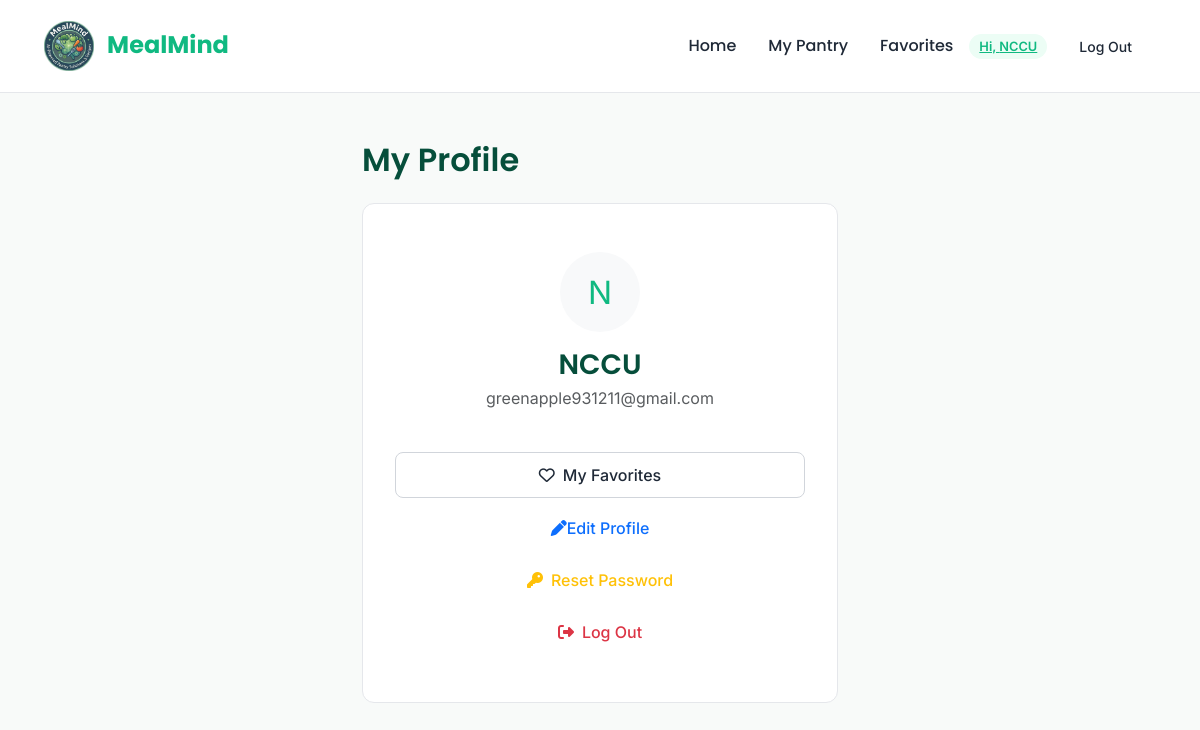
Screenshot of /profile (signed in) with the database file from the repository.
### app/models.py (models this page shows, shortened)
class User(UserMixin, db.Model):
    __tablename__ = "users"
    id = db.Column(db.Integer, primary_key=True)
    username = db.Column(db.String(150), unique=True, nullable=False)
    email = db.Column(db.String, unique=True, nullable=False)
    password = db.Column(db.String, nullable=False)
    created_on = db.Column(db.DateTime, nullable=False)
    is_admin = db.Column(db.Boolean, nullable=False, default=False)
    is_confirmed = db.Column(db.Boolean, nullable=False, default=False)
    confirmed_on = db.Column(db.DateTime, nullable=True)
    allergies = db.Column(db.JSON, nullable=True)

### app/routes.py (the view)
@routes_bp.route('/profile')
@login_required
def profile():
    return render_template('profile/profile.html')

### app/__init__.py (called while the page is built)
def create_app(config_class=DevelopmentConfig):
    app = Flask(__name__, template_folder='templates', static_folder='static')
    CORS(app)
    app.config.from_object(config_class)
    db.init_app(app)
    login_manager = LoginManager()
    login_manager.login_view = 'routes.login'
    login_manager.init_app(app)
    from .models import User
    @login_manager.user_loader
    def load_user(user_id):
        return User.query.get(int(user_id))
    mail = Mail()
    mail.init_app(app)
    import app as _app
    _app.mail = mail
    from .routes import routes_bp
    app.register_blueprint(routes_bp)
    return app

### app/templates/profile/profile.html
{% extends "home/base.html" %}
{% block content %}
<div class="row justify-content-center">
  <div class="col-md-6">
    <h2 class="mb-4">My Profile</h2>
    {% if current_user.is_authenticated %}
      <div class="card text-center py-5">
        <div class="mb-3">
            <div class="rounded-circle bg-light d-inline-flex align-items-center justify-content-center" style="width: 80px; height: 80px; font-size: 2rem; color: #10b981;">
                {{ current_user.username[0]|upper }}
            </div>
        </div>
        <h3 class="mb-1">{{ current_user.username }}</h3>
        <p class="text-muted">{{ current_user.email }}</p>
        <div class="mt-4 d-flex flex-column align-items-center gap-2">
          <a href="{{ url_for('routes.favorites') }}" class="btn btn-outline-secondary w-100">
            <i class="fa-regular fa-heart me-2"></i> My Favorites
          </a>
          <a href="{{ url_for('routes.edit_profile') }}" class="btn btn-outline-primary w-100">
            <i class="fa-solid fa-pen"></i> Edit Profile
          </a>
          <a href="{{ url_for('routes.reset_request') }}" class="btn btn-outline-warning w-100">
            <i class="fa-solid fa-key me-2"></i> Reset Password
          </a>
          <a href="{{ url_for('routes.logout') }}" class="btn btn-outline-danger w-100">
            <i class="fa-solid fa-sign-out-alt me-2"></i> Log Out
          </a>
        </div>
      </div>
    {% else %}
      <div class="text-center">
        <p>Please <a href="{{ url_for('routes.login') }}">login</a> to view your profile.</p>
      </div>
    {% endif %}
  </div>
</div>
{% endblock %}

### app/templates/home/base.html (shortened to what this page needs)
<!DOCTYPE html>
<html lang="en">
<head>
    <link href="https://cdn.jsdelivr.net/npm/bootstrap@5.3.2/dist/css/bootstrap.min.css" rel="stylesheet">
    <link rel="stylesheet" href="https://cdnjs.cloudflare.com/ajax/libs/font-awesome/6.4.0/css/all.min.css">
    <link rel="stylesheet" href="{{ url_for('static', filename='style.css') }}">
</head>
<body>
<nav class="navbar navbar-expand-lg sticky-top">
    <div class="container-fluid">
        <a class="navbar-brand" href="{{ url_for('routes.index') }}" style="font-family:'Poppins', sans-serif; color: #10b981; font-weight:700; font-size: 1.5rem;">
            <img src="{{ url_for('static', filename='images/logo.png') }}" class="nav-icon-img" alt="Icon">
            MealMind
        </a>
        <div class="collapse navbar-collapse justify-content-end" id="navbarNav">
            <ul class="navbar-nav align-items-center">
                <li class="nav-item">
                    <a class="nav-link" href="{{ url_for('routes.index') }}">Home</a>
                </li>
                {% if current_user.is_authenticated %}
                    <li class="nav-item">
                        <a class="nav-link" href="{{ url_for('routes.pantry') }}">My Pantry</a>
                    </li>
                    <li class="nav-item">
                        <a class="nav-link" href="{{ url_for('routes.favorites') }}">Favorites</a>
                    </li>
                    <li class="nav-item ms-2">
                        <a class="badge-custom" href="{{ url_for('routes.profile') }}">Hi, {{ current_user.username }}</a>
                    </li>
                    <li class="nav-item ms-2">
                        <a class="btn btn-sm btn-outline-secondary" href="{{ url_for('routes.logout') }}" style="border:none;">Log Out</a>
                    </li>
                {% endif %}
            </ul>
        </div>
    </div>
</nav>
<main class="py-5">
     <div class="container">
    {% block content %}{% endblock %}
    </div>
</main>
</body>
</html>

### app/static/style.css (style rules this page uses)
:root { --primary-green: #10b981; --hover-green: #059669; --bg-color: #f8faf9; --text-main: #1f2937; --text-muted: #6b7280; --card-bg: #ffffff; --border-radius: 12px; }
body { font-family: 'Inter', sans-serif; background-color: var(--bg-color); color: var(--text-main); line-height: 1.6; }
h1, h2, h3, h4, h5 { font-family: 'Poppins', sans-serif; color: #064e3b; font-weight: 600; }
.navbar { background-color: var(--card-bg) !important; border-bottom: 1px solid #e5e7eb; padding: 1rem 2rem; }
.nav-link { font-family: 'Poppins', sans-serif; font-weight: 500; color: var(--text-main) !important; margin-left: 1rem; transition: color 0.2s; }
.nav-icon-img { width: 50px; height: 50px; object-fit: contain; margin-right: 8px; vertical-align: middle; }
.container { max-width: 1000px; margin: 0 auto; }
.card, .control-panel, .recipe-card { background: var(--card-bg); border: 1px solid #e5e7eb; border-radius: var(--border-radius); padding: 2rem; box-shadow: none !important; margin-bottom: 1.5rem; }
.btn { display: inline-flex; justify-content: center; align-items: center; text-align: center; border-radius: 8px; padding: 10px 24px; font-weight: 500; border: none; box-shadow: none; transition: background-color 0.2s; }
.btn-outline-secondary { border: 1px solid #d1d5db; color: var(--text-main); }
.badge-custom { background-color: #ecfdf5; color: var(--primary-green); padding: 5px 10px; border-radius: 20px; font-size: 0.8rem; font-weight: 600; }

### rows the page displays
User: username "NCCU", username "N", email "greenapple931211@gmail.com"
